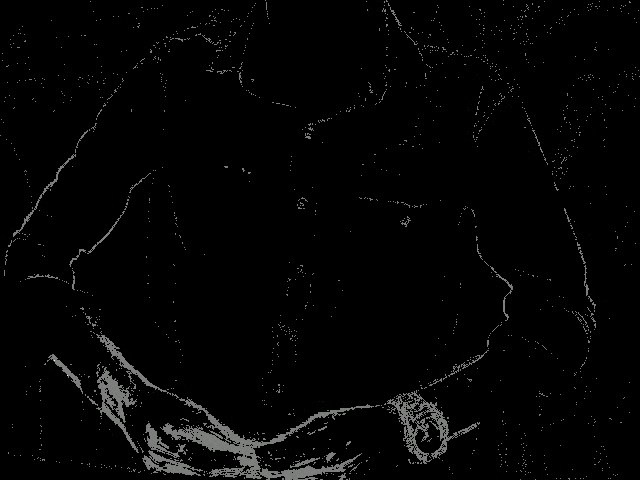
#> input picture frame 3 of output_video.mp4, 640 x 480 px
$ python lucasFrames.py
#> lines starting #> are read from the running program, lines starting #| are printed output that depends on the picture

import cv2
import numpy as np
import os

def track_and_save_hands(video_path, output_folder, output_video_path):
    cap = cv2.VideoCapture(video_path)

    # Create the output folder if it doesn't exist
    os.makedirs(output_folder, exist_ok=True)

    # Parameters for hand feature detection
    feature_params = dict(maxCorners=200, qualityLevel=0.01, minDistance=10, blockSize=7)

    # Parameters for sparse optical flow
    lk_params = dict(winSize=(15, 15), maxLevel=3, criteria=(cv2.TERM_CRITERIA_EPS | cv2.TERM_CRITERIA_COUNT, 10, 0.03))

    # Video writer setup
    fourcc = cv2.VideoWriter_fourcc(*'mp4v')  # Use 'XVID' for AVI format
    out = cv2.VideoWriter(output_video_path, fourcc, 20.0, (int(cap.get(3)), int(cap.get(4))))

    frame_count = 0  # Counter for saving individual frames

    while True:
        ret, frame = cap.read()
#> frame is the input picture: shape (480, 640, 3); mean B, G, R 4.8, 4.9, 4.9
        if not ret:
            break

        # Apply median blur to reduce noise
        frame = cv2.medianBlur(frame, 5)
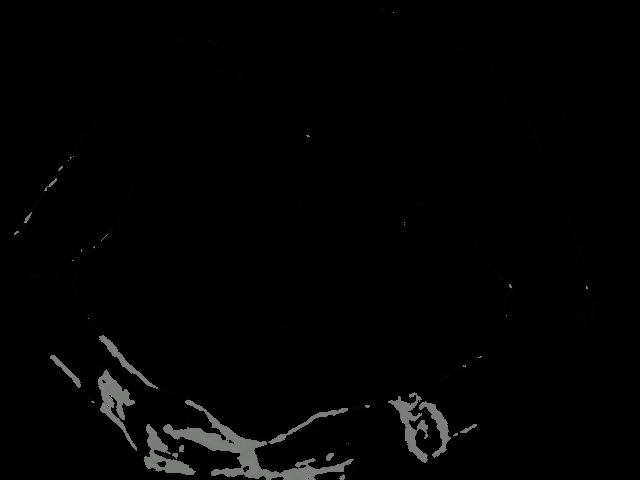
#> frame: shape (480, 640, 3); mean B, G, R 3.2, 3.3, 3.3

        frame_gray = cv2.cvtColor(frame, cv2.COLOR_BGR2GRAY)

        # Detect features in the frame (hands)
        p0 = cv2.goodFeaturesToTrack(frame_gray, mask=None, **feature_params)
#> p0 = 113 rows, first 8: [175, 456], [414, 395], [246, 468], [342, 474], [147, 455], [163, 464], [420, 428], [237, 456]

        # Create a mask image for drawing purposes
        mask = np.zeros_like(frame)

        while True:
            ret, frame = cap.read()
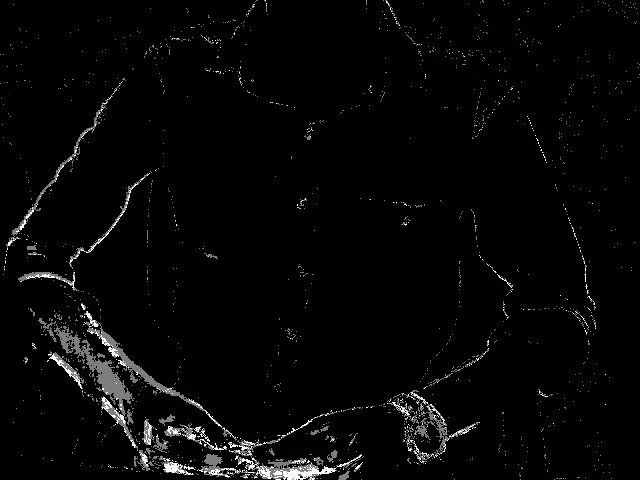
#> input picture frame 4 of output_video.mp4, 640 x 480 px
#> frame is the input picture: shape (480, 640, 3); mean B, G, R 6.5, 6.5, 6.5
            if not ret:
                break

            # Apply median blur to reduce noise
            frame = cv2.medianBlur(frame, 5)
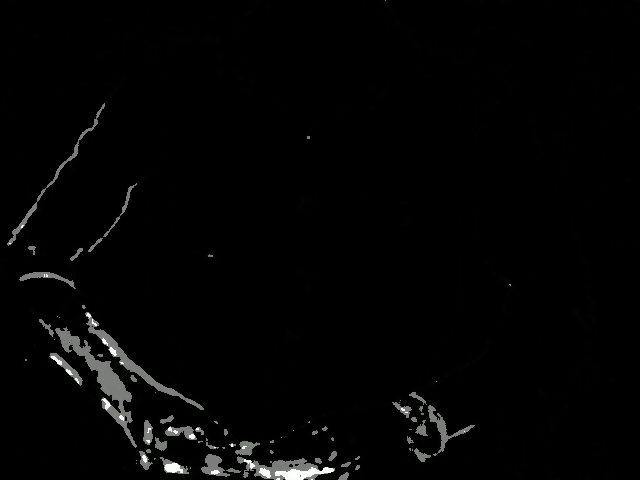
#> frame: shape (480, 640, 3); mean B, G, R 4.1, 4.2, 4.1

            frame_gray = cv2.cvtColor(frame, cv2.COLOR_BGR2GRAY)

            # Calculate sparse optical flow only if there are valid feature points (hands)
            if p0 is not None and len(p0) > 0:
                p1, st, err = cv2.calcOpticalFlowPyrLK(frame_gray, frame_gray, p0, None, **lk_params)
#> p1 has the same summary as p0; st = 113 values, max 1 at index 0, min 0 at index 33, mean 0.929; err = 113 values, max 7.27e-43 at index 104, min 0 at index 0, mean 8.41e-45

                # Check if points were successfully tracked
                if p1 is not None:
                    # Select good points
                    good_new = p1[st == 1]
#> good_new = 105 pairs, first value 16 to 511, second value 136 to 478
                    good_old = p0[st == 1]
#> good_old has the same summary as good_new

                    # Draw the tracks
                    for i, (new, old) in enumerate(zip(good_new, good_old)):
                        a, b = new.ravel()
                        c, d = old.ravel()
                        mask = cv2.line(mask, (int(a), int(b)), (int(c), int(d)), (0, 255, 0), 2)
                        frame = cv2.circle(frame, (int(a), int(b)), 5, (0, 255, 0), -1)
#> this loop made 105 passes
#> (a, b, c, d) on passes 1 to 12: (175, 456, 175, 456), (414, 395, 414, 395), (246, 468, 246, 468), (342, 474, 342, 474), (147, 455, 147, 455), (163, 464, 163, 464), (420, 428, 420, 428), (237, 456, 237, 456), (420, 411, 420, 411), (399, 398, 399, 398), (451, 437, 451, 437), (297, 465, 297, 465)
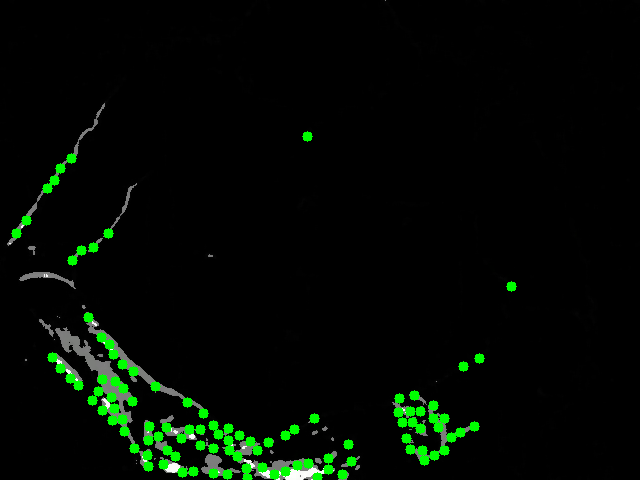
#> frame: shape (480, 640, 3); mean B, G, R 2.6, 9.7, 2.7
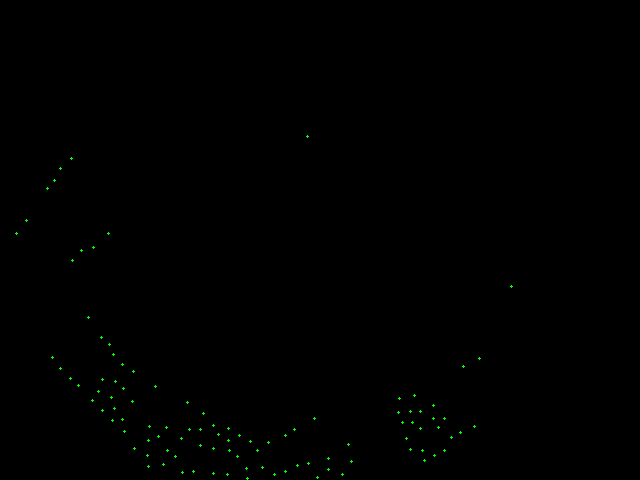
#> mask: shape (480, 640, 3); mean of channels 0, 1, 2 0, 0.4, 0; drawn as B, G, R

                    img = cv2.add(frame, mask)

                    # Save individual frames to the output folder
                    frame_count += 1
                    frame_filename = os.path.join(output_folder, f"frame_{frame_count:04d}.png")
                    cv2.imwrite(frame_filename, frame)

                    # Write the frame to the output video file
                    out.write(img)

                    cv2.imshow('Frame', img)

            k = cv2.waitKey(30) & 0xff
#> (key Esc is pressed here)
            if k == 27:
                break

            # Update feature points for the next frame
            p0 = cv2.goodFeaturesToTrack(frame_gray, mask=None, **feature_params)

    cap.release()
    out.release()
    cv2.destroyAllWindows()

if __name__ == "__main__":
    input_video_path = "/home/raspberry/Desktop/Sesan-Project/background subtraction/output_video.mp4"
    output_folder = "/home/raspberry/Desktop/Sesan-Project/Lucas Kanade Method/LK Frames and video/LKframes001"
    output_video_path = "/home/raspberry/Desktop/Sesan-Project/Lucas Kanade Method/LK Frames and video/LucasVideoFrames.mp4"
    track_and_save_hands(input_video_path, output_folder, output_video_path)


# lucas kanade video tracking

"""
if __name__ == "__main__":
    input_video_path = "/home/raspberry/Desktop/Sesan-Project/background subtraction/output_video.mp4"
    output_video_path = "/home/raspberry/Desktop/Sesan-Project/Lucas Kanade Method/tracked_video.mp4"
    track_and_save(input_video_path, output_video_path)
"""

$ run again, starting later in the video
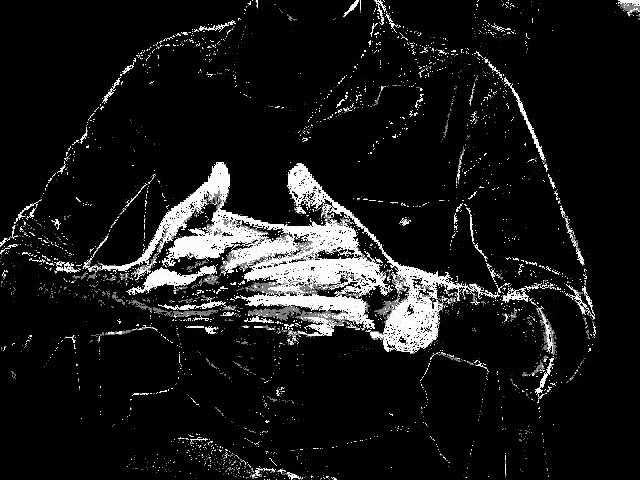
#> input picture frame 27 of output_video.mp4, 640 x 480 px
#> in track_and_save_hands, frame is the input picture: shape (480, 640, 3); mean B, G, R 24.5, 24.8, 24.6
#> p0 = 200 rows, first 8: [57, 222], [446, 277], [174, 261], [183, 225], [402, 340], [378, 261], [410, 310], [378, 288]
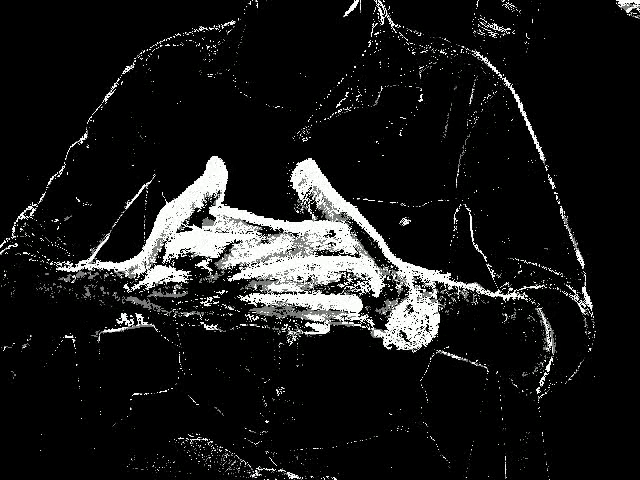
#> input picture frame 28 of output_video.mp4, 640 x 480 px
#> in track_and_save_hands, frame is the input picture: shape (480, 640, 3); mean B, G, R 25.3, 25.6, 25.4
#> p1 has the same summary as p0; st = 200 values from 1 to 1; err = 200 values from 0 to 0
#> good_new = 200 pairs, first value 3 to 629, second value 3 to 478
#> good_old has the same summary as good_new
#> the loop in track_and_save_hands, `for i, (new, old) in enumerate(zip(good_new, good_old)):` made 200 passes
#> (a, b, c, d) on passes 1 to 3: (57, 222, 57, 222), (446, 277, 446, 277), (174, 261, 174, 261)
#> after the loop in track_and_save_hands, `for i, (new, old) in enumerate(zip(good_new, good_old)):`:
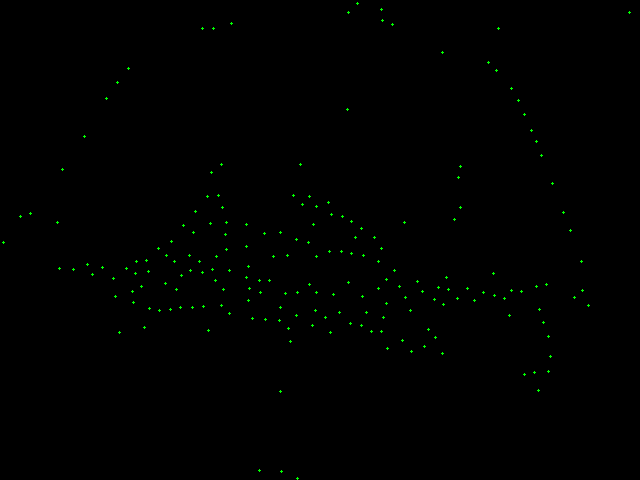
#> mask: shape (480, 640, 3); mean of channels 0, 1, 2 0, 0.8, 0; drawn as B, G, R
